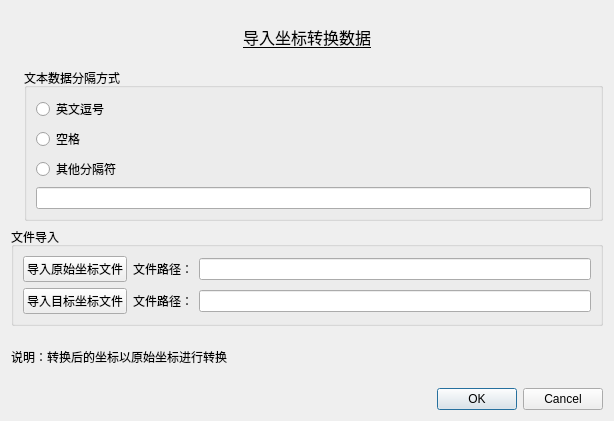
<?xml version="1.0" encoding="UTF-8"?>
<ui version="4.0">
 <class>Dialog</class>
 <widget class="QDialog" name="Dialog">
  <property name="geometry">
   <rect>
    <x>0</x>
    <y>0</y>
    <width>614</width>
    <height>421</height>
   </rect>
  </property>
  <property name="windowTitle">
   <string>坐标转换数据导入</string>
  </property>
  <property name="windowIcon">
   <iconset>
    <normaloff>../source/icon/icon_个人设置.png</normaloff>../source/icon/icon_个人设置.png</iconset>
  </property>
  <property name="modal">
   <bool>false</bool>
  </property>
  <layout class="QVBoxLayout" name="verticalLayout_3">
   <item>
    <widget class="QLabel" name="label">
     <property name="font">
      <font>
       <pointsize>12</pointsize>
       <underline>true</underline>
      </font>
     </property>
     <property name="text">
      <string>导入坐标转换数据</string>
     </property>
     <property name="alignment">
      <set>Qt::AlignCenter</set>
     </property>
    </widget>
   </item>
   <item>
    <layout class="QHBoxLayout" name="horizontalLayout_4">
     <item>
      <widget class="QLabel" name="label_5">
       <property name="text">
        <string/>
       </property>
       <property name="pixmap">
        <pixmap>../source/icon/futuro_icons_547.png</pixmap>
       </property>
      </widget>
     </item>
     <item>
      <widget class="QGroupBox" name="groupBox">
       <property name="title">
        <string>文本数据分隔方式</string>
       </property>
       <layout class="QVBoxLayout" name="verticalLayout_2">
        <item>
         <widget class="QRadioButton" name="radioButton_commaSymbal">
          <property name="cursor">
           <cursorShape>PointingHandCursor</cursorShape>
          </property>
          <property name="text">
           <string>英文逗号</string>
          </property>
         </widget>
        </item>
        <item>
         <widget class="QRadioButton" name="radioButton_blank">
          <property name="cursor">
           <cursorShape>PointingHandCursor</cursorShape>
          </property>
          <property name="text">
           <string>空格</string>
          </property>
         </widget>
        </item>
        <item>
         <widget class="QRadioButton" name="radioButton_other">
          <property name="cursor">
           <cursorShape>PointingHandCursor</cursorShape>
          </property>
          <property name="text">
           <string>其他分隔符</string>
          </property>
         </widget>
        </item>
        <item>
         <widget class="QLineEdit" name="lineEdit_otherSparate">
          <property name="placeholderText">
           <string/>
          </property>
         </widget>
        </item>
       </layout>
      </widget>
     </item>
    </layout>
   </item>
   <item>
    <widget class="QGroupBox" name="groupBox_2">
     <property name="title">
      <string>文件导入</string>
     </property>
     <layout class="QVBoxLayout" name="verticalLayout">
      <item>
       <layout class="QHBoxLayout" name="horizontalLayout">
        <item>
         <widget class="QPushButton" name="button_openSource">
          <property name="cursor">
           <cursorShape>PointingHandCursor</cursorShape>
          </property>
          <property name="text">
           <string>导入原始坐标文件</string>
          </property>
         </widget>
        </item>
        <item>
         <widget class="QLabel" name="label_2">
          <property name="text">
           <string>文件路径：</string>
          </property>
         </widget>
        </item>
        <item>
         <widget class="QLineEdit" name="lineEdit_source">
          <property name="cursor">
           <cursorShape>ArrowCursor</cursorShape>
          </property>
          <property name="readOnly">
           <bool>true</bool>
          </property>
         </widget>
        </item>
       </layout>
      </item>
      <item>
       <layout class="QHBoxLayout" name="horizontalLayout_2">
        <item>
         <widget class="QPushButton" name="button_openTarget">
          <property name="cursor">
           <cursorShape>PointingHandCursor</cursorShape>
          </property>
          <property name="text">
           <string>导入目标坐标文件</string>
          </property>
         </widget>
        </item>
        <item>
         <widget class="QLabel" name="label_3">
          <property name="text">
           <string>文件路径：</string>
          </property>
         </widget>
        </item>
        <item>
         <widget class="QLineEdit" name="lineEdit_target">
          <property name="font">
           <font>
            <underline>false</underline>
            <strikeout>false</strikeout>
           </font>
          </property>
          <property name="cursor">
           <cursorShape>ForbiddenCursor</cursorShape>
          </property>
          <property name="toolTip">
           <string/>
          </property>
          <property name="text">
           <string/>
          </property>
          <property name="readOnly">
           <bool>true</bool>
          </property>
         </widget>
        </item>
       </layout>
      </item>
     </layout>
    </widget>
   </item>
   <item>
    <widget class="QLabel" name="label_4">
     <property name="text">
      <string>说明：转换后的坐标以原始坐标进行转换</string>
     </property>
    </widget>
   </item>
   <item>
    <widget class="QDialogButtonBox" name="buttonBox">
     <property name="orientation">
      <enum>Qt::Horizontal</enum>
     </property>
     <property name="standardButtons">
      <set>QDialogButtonBox::Cancel|QDialogButtonBox::Ok</set>
     </property>
    </widget>
   </item>
  </layout>
 </widget>
 <resources/>
 <connections>
  <connection>
   <sender>buttonBox</sender>
   <signal>accepted()</signal>
   <receiver>Dialog</receiver>
   <slot>accept()</slot>
   <hints>
    <hint type="sourcelabel">
     <x>259</x>
     <y>408</y>
    </hint>
    <hint type="destinationlabel">
     <x>157</x>
     <y>274</y>
    </hint>
   </hints>
  </connection>
  <connection>
   <sender>buttonBox</sender>
   <signal>rejected()</signal>
   <receiver>Dialog</receiver>
   <slot>reject()</slot>
   <hints>
    <hint type="sourcelabel">
     <x>327</x>
     <y>408</y>
    </hint>
    <hint type="destinationlabel">
     <x>286</x>
     <y>274</y>
    </hint>
   </hints>
  </connection>
 </connections>
</ui>
